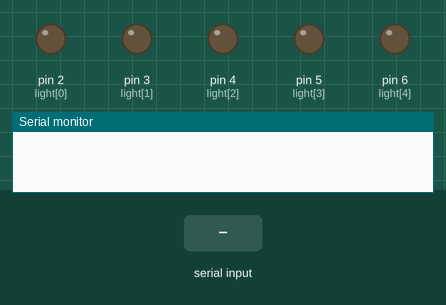
Simulated run of this sketch. Board: Arduino Uno, built with avr-gcc and run on an emulated ATmega328P. Shown: output pins drawn as LEDs (lit = HIGH), the last lines printed to the serial monitor. Inputs (shaded band) come from the test bench.

Above: at 1.2 s.
1.3 s: "90,45\n" received over Serial
At 1.7 s:
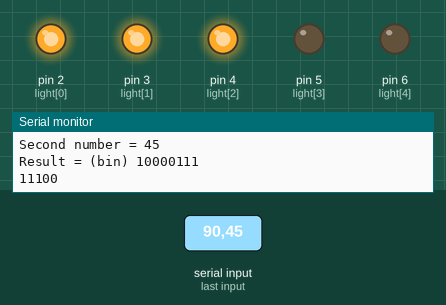
2.8 s: "30,150\n" received over Serial
At 4.0 s:
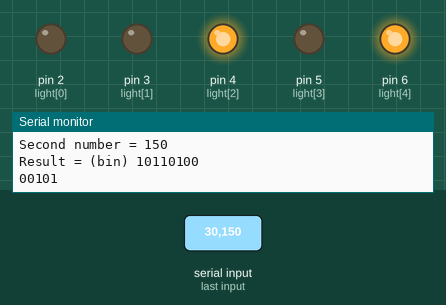
4.3 s: "1\n" received over Serial
At 5.7 s:
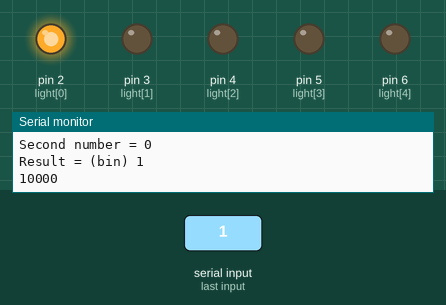
6.8 s: "5\n" received over Serial
At 8.8 s:
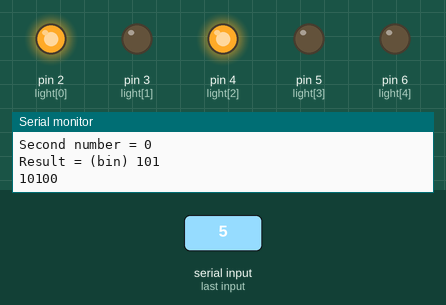
9.3 s: "90\n" received over Serial
At 10.8 s:
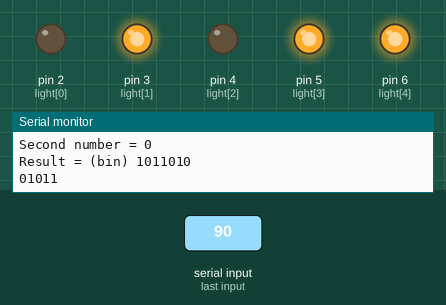
11.8 s: "200\n" received over Serial
At 14.0 s:
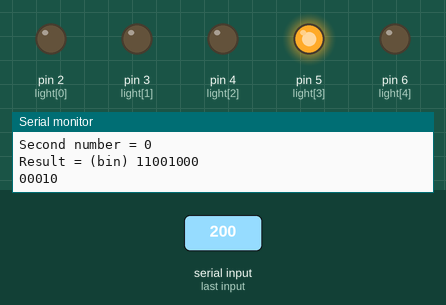
Timing chart, 0 to 15.3 s (numbered marks = the images above; inputs shaded):
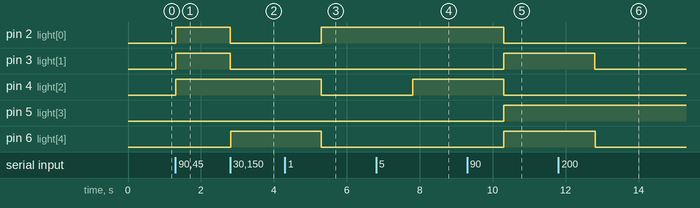

Measured:
- after the input at 1.3 s, pin 2 (light[0]), pin 3 (light[1]), pin 4 (light[2]): LOW → HIGH at once
- after the input at 2.8 s, pin 2 (light[0]), pin 3 (light[1]): HIGH → LOW at once; pin 6 (light[4]): LOW → HIGH at once
- after the input at 4.3 s, pin 2 (light[0]): LOW → HIGH after 1.0 s; pin 4 (light[2]), pin 6 (light[4]): HIGH → LOW after 1.0 s
- after the input at 6.8 s, pin 4 (light[2]): LOW → HIGH after 1.0 s
- after the input at 9.3 s, pin 2 (light[0]), pin 4 (light[2]): HIGH → LOW after 1.0 s; pin 3 (light[1]), pin 5 (light[3]), pin 6 (light[4]): LOW → HIGH after 1.0 s
- after the input at 11.8 s, pin 3 (light[1]), pin 6 (light[4]): HIGH → LOW after 1.0 s

The sketch:

week3_TurnON_LED_Binary.ino
```cpp
// 실습 3주차 3번
// 실습 3주차 2번과 동일한 회로 사용
// 입력 : 16이하의 양의 정수 2개
// 출력 : 입력 받은 정수들(10진수)과 정수들의 합을 2진수로 출력
// 5자리의 2진수에 맞게 LED 점등

int num1;
int num2;
int sum;
int i;
int list[5] = {0};             // 2진법 숫자를 넣어줄 빈 배열 선언
int light[] = {2, 3, 4, 5, 6}; // led 연결 포트

void setup()
{
  Serial.begin(9600);
  pinMode(6, OUTPUT);
  pinMode(5, OUTPUT);
  pinMode(4, OUTPUT);
  pinMode(3, OUTPUT);
  pinMode(2, OUTPUT);
}

void loop()
{
  if (Serial.available() >= 2)
  { // 시리얼 버퍼에 2바이트 이상의 데이터가 있는 경우에만 실행

    num1 = Serial.parseInt(); // 처음 값을 num1에 저장
    num2 = Serial.parseInt(); // 두번째 값을 num2에 저장
    sum = num1 + num2;        // 입력받은 정수들의 합

    Serial.print("First number = ");
    Serial.println(num1);
    Serial.print("Second number = ");
    Serial.println(num2);
    Serial.print("Result = (bin) ");
    Serial.println(sum, BIN); // BIN : 2진법 으로 변환해줌

    for (i = 0; i < 5; i++)
    { // led가 5개 이므로 5까지 반복하는 for문 선언

      list[i] = sum % 2; // 2진법은 2로 나눠서 생긴 나머지이므로 나눈 나머지를 list 배열 0번째부터 차례대로 넣어줌
      sum = sum / 2;     // 위에는 나머지만 구한 것이고 sum/2을 안 해주면 초기 숫자에서 또 한 번의 나머지만 구하는 것이므로 다음 단계로 나가기 위한 절차
      Serial.print(list[i]);

      if (list[i] == 1)
      { // 각 배열에서 1이면 점등 0이면 소등
        digitalWrite(light[i], HIGH);
      }
      else
      {
        digitalWrite(light[i], LOW);
      }
    }
    Serial.print("\n"); // 이걸 안 붙여줬더니 10011first~ 이런식으로 출력되어서 붙여줌
  }
}
/*

    1. 내가 한 실습은 for문의 반복 차례대로 하나씩 켜지고 하나씩 꺼졌다.
      그 이유가 digitalWrite를 for문안에 넣어줘서 그런것같다. 이것도 수정해서 다시 회로도구성해서 실습해봐야겠음.
    2. sum과 Serial.print의 순서를 바꿔서 실습해보기
    for (i = 0; i < 5; i++)
    {// led가 5개 이므로 5까지 반복하는 for문 선언

      list[i] = sum % 2;
      Serial.print(list[i]);
      sum = sum / 2;
      sum과 Serial.print의 순서를 바꿔주면 어떻게 되나...?
      -> ////
    }
    // list[]에 저장된 2진법 그 자체를 on&off로 넣어줌
    // PULLUP에서는 HIGH - 1, LOW - 0
    digitalWirte(light[0], list[0]);
    digitalWirte(light[1], list[1]);
    digitalWirte(light[2], list[2]);
    digitalWirte(light[3], list[3]);
    digitalWirte(light[4], list[4]);

    }
    Serial.print("\n"); // 이걸 안 붙여줬더니 10011first~ 이런식으로 출력되어서 붙여줌
----------------------------------------
    gpt가 작성해준 코드
    void loop()
    {
        if (Serial.available() >= 2)
        {
    num1 = Serial.parseInt();
    num2 = Serial.parseInt();
    sum = num1 + num2;

    Serial.print("First number = ");
    Serial.println(num1);
    Serial.print("Second number = ");
    Serial.println(num2);
    Serial.print("Result = (bin) ");
    Serial.println(sum, BIN);

    list[0] = (sum >> 4) & 1; //sum을 오른쪽으로 4비트 이동한 후, 1과 비트 AND 연산을 수행합니다. 10011 >> 4는 1이고, 1 & 1은 1이므로, list[0]에 1이 저장
    list[1] = (sum >> 3) & 1; //sum을 오른쪽으로 3비트 이동한 후, 1과 비트 AND 연산을 수행합니다. 10011 >> 3는 10이고, 10 & 1은 0이므로, list[1]에 0이 저장
    list[2] = (sum >> 2) & 1; //sum을 오른쪽으로 2비트 이동한 후, 1과 비트 AND 연산을 수행합니다. 10011 >> 2는 100이고, 100 & 1은 0이므로, list[2]에 0이 저장
    list[3] = (sum >> 1) & 1; //sum을 오른쪽으로 1비트 이동한 후, 1과 비트 AND 연산을 수행합니다. 10011 >> 1는 1001이고, 1001 & 1은 1이므로, list[3]에 1이 저장
    list[4] = sum & 1; //sum과 1을 비트 AND 연산합니다. 10011 & 1은 1이므로, list[4]에 1이 저장
    // -> 만약 2진수가 10011이라면 list 배열에는 sum의 2진수 표현인 [1, 0, 0, 1, 1]이 저장
    for (i = 0; i < 5; i++)
    {
      digitalWrite(light[i], list[i]);
    }
    Serial.print("\n");
        }
    }
*/
```
